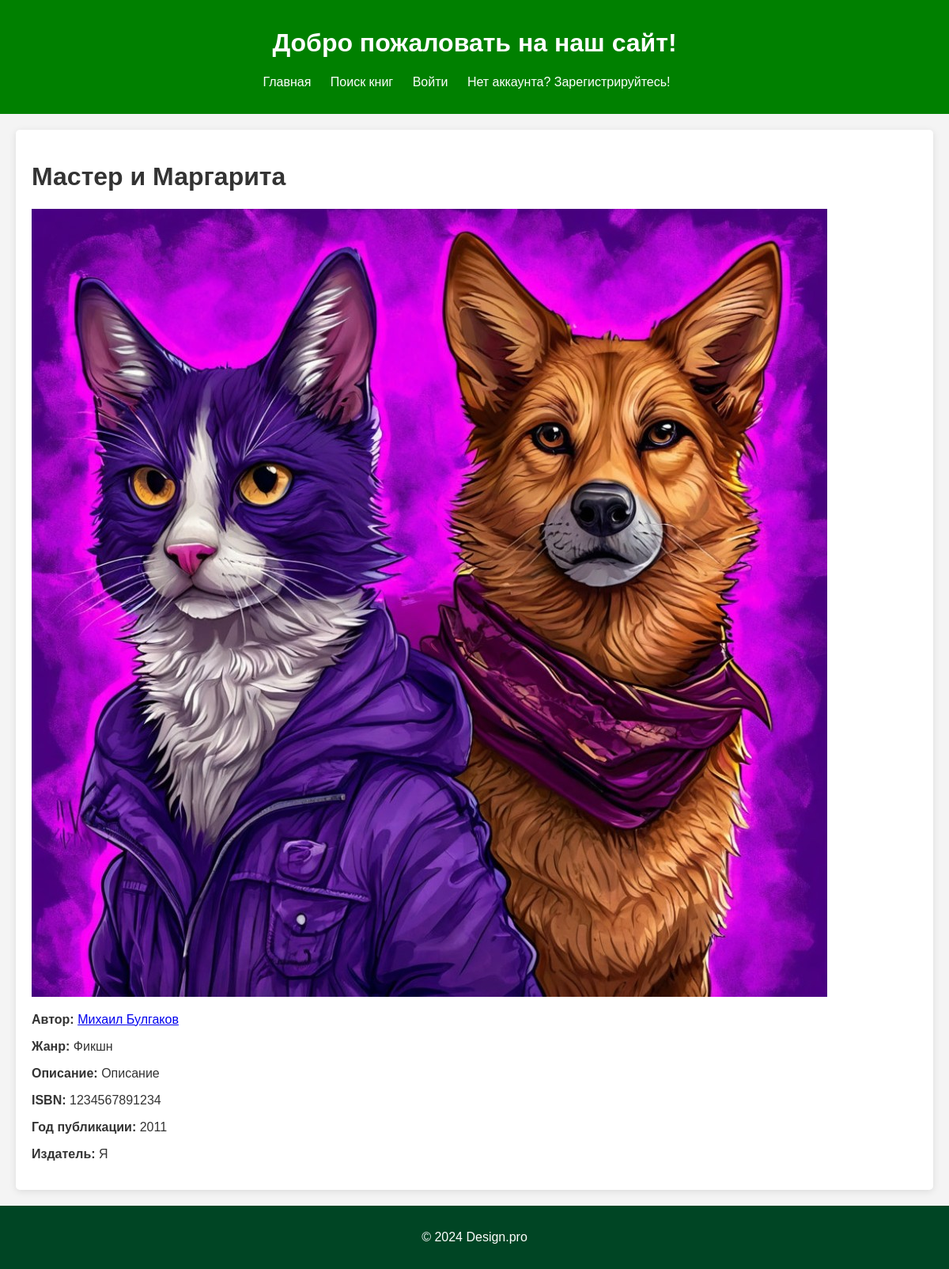
The app's page /EA/book/1/ with its own data.
### EA/models.py (models this page shows, shortened)
class Book(models.Model):
    FICTION = 'fiction'
    TEXTBOOK = 'textbook'
    CATEGORY_CHOICES = [
        (FICTION, 'Художественное произведение'),
        (TEXTBOOK, 'Учебник'),
    ]
    title = models.CharField(max_length=200, null=True)
    author = models.ForeignKey(Author, on_delete=models.SET_NULL, null=True)
    summary = models.TextField(max_length=1000, help_text="Enter a brief description of the book", null=True)
    isbn = models.CharField('ISBN', max_length=13, help_text='13 Character <a href="https://www.isbn-international.org/content/what-isbn">ISBN number</a>')
    genre = models.ManyToManyField(Genre, help_text="Select a genre for this book")
    language = models.ForeignKey(Language, on_delete=models.SET_NULL, null=True)
    publication_year = models.IntegerField(null=True, help_text="Enter the year of publication (1000-9999)", validators=[MinValueValidator(1000), MaxValueValidator(9999)])
    category = models.CharField(null=True, max_length=100, help_text="Enter the category of the book")
    publisher = models.CharField(null=True, max_length=100, help_text="Enter the publisher of the book")
    cover_image = models.ImageField(upload_to='covers/', blank=True, null=True, help_text="Upload the cover image of the book")
    text_file = models.FileField(upload_to='books/', blank=True, null=True, help_text="Upload the text file of the book")
    title_type = models.CharField(blank=True, null=True, max_length=20)
    class Meta:
        unique_together = (('title', 'author', 'publication_year', 'publisher'),)  # Уникальность по указанным полям
    def display_genre(self):
        return ', '.join([genre.name for genre in self.genre.all()[:3]])
    display_genre.short_description = 'Genre'

class Author(models.Model):
    first_name = models.CharField(max_length=100)
    last_name = models.CharField(max_length=100)
    date_of_birth = models.DateField(null=True, blank=True)
    date_of_death = models.DateField('Died', null=True, blank=True)
    biography = models.TextField(max_length=2000, help_text="Enter a brief biography of the author", blank=True, null=True)
    works = models.TextField(max_length=2000, help_text="List of works by the author", blank=True, null=True)
    notable_achievements = models.TextField(max_length=2000, help_text="Significant achievements of the author", blank=True, null=True)
    class Meta:
        ordering = ['last_name']
        unique_together = (('first_name', 'last_name'),)

class Genre(models.Model):
    name = models.CharField(max_length=200, help_text="Enter a book genre (e.g. Science Fiction, French Poetry etc.)")

### EA/views.py (the view)
# urls.py: path('book/<int:pk>/', views.BookDetailView.as_view(), name='book-detail'),
class BookDetailView(generic.DetailView):
    model = Book
    template_name = 'book_detail.html'
    context_object_name = 'book'

### EA/templates/book_detail.html (shortened to what this page needs)
{% extends "base.html" %}
{% block content %}
<h1>{{ book.title }}</h1>
{% if book.cover_image %}
    <img src="{{ book.cover_image.url }}" alt="Cover Image">
{% endif %}
<p><strong>Автор:</strong> <a href="{% url 'EA:author-detail' book.author.id %}">{{ book.author.first_name }} {{ book.author.last_name }}</a></p>
<p><strong>Жанр:</strong> {{ book.display_genre }}</p>
<p><strong>Описание:</strong> {{ book.summary }}</p>
<p><strong>ISBN:</strong> {{ book.isbn }}</p>
<p><strong>Год публикации:</strong> {{ book.publication_year }}</p>
<p><strong>Издатель:</strong> {{ book.publisher }}</p>
{% endblock %}

### EA/static/css/style.css (style rules this page uses)
body { font-family: Arial, sans-serif; margin: 0; padding: 0; background-color: #f4f4f4; color: #333; }

### records on screen
Book: title "Мастер и Маргарита", cover_image (picture), author.first_name "Михаил", author.last_name "Булгаков", display_genre "Фикшн", summary "Описание", isbn "1234567891234", publication_year "2011", publisher "Я"
